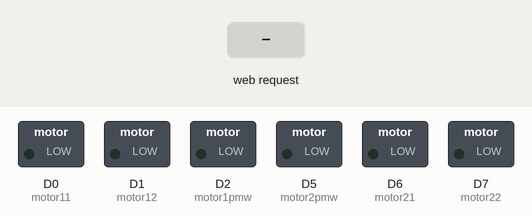
Simulated run of this sketch. Board: Arduino MKR. Parts: switched loads named in the sketch (green lamp = pin HIGH). The inputs (shaded band) are chosen by the test bench. What the sketch prints to the serial monitor is not drawn.

Above: at 11.2 s.
11.3 s: HTTP request GET /A received
At 12.0 s:
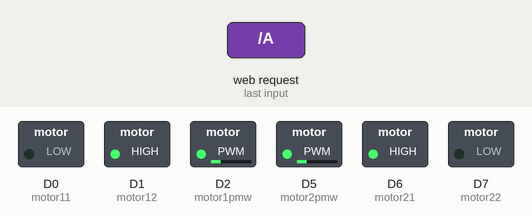
12.8 s: HTTP request GET /G received
At 14.4 s:
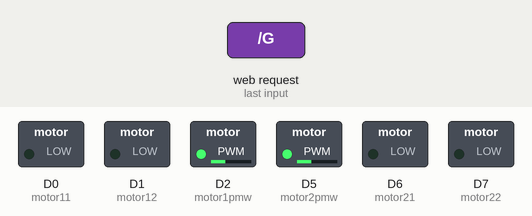
14.7 s: HTTP request GET /D received
At 14.94 s:
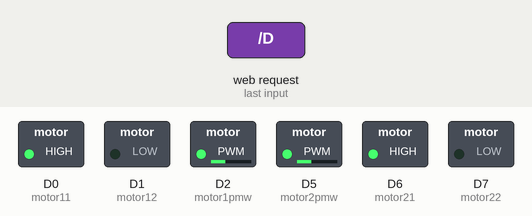
16.6 s: HTTP request GET /R received
At 17.3 s:
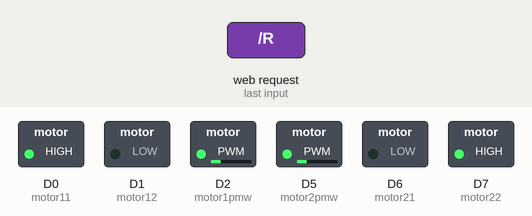
18.1 s: HTTP request GET /S received
At 18.4 s:
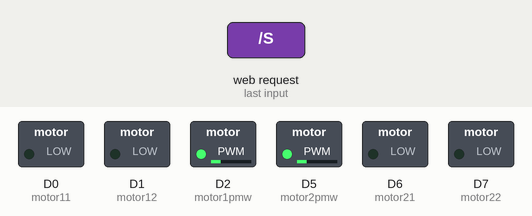
Timing chart, 0 to 20.6 s (numbered marks = the images above; inputs shaded):
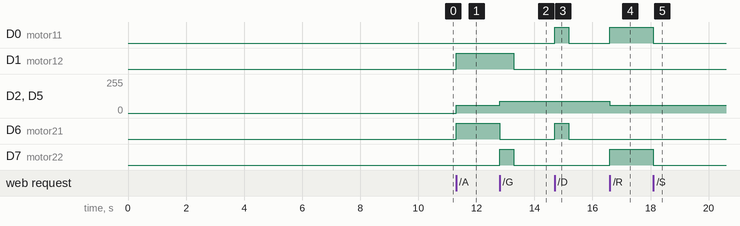

The sketch:

sketch_feb17a.ino
```cpp
#include <WiFiNINA.h>

int motor11 = 0;//droite
int motor12 = 1;
int motor1pmw = 2;

int motor21 = 6;//gauche
int motor22 = 7;
int motor2pmw = 5;

int trig = 9;
int echo = 8;
int vitess =60;

int autom =0;
int autom2;


char ssid[] = "Arduino";        // your network SSID (name)
char pass[] = "12345678";    // your network password (use for WPA, or use as key for WEP)
int keyIndex = 0;                // your network key Index number (needed only for WEP)

int led =  LED_BUILTIN;
int status = WL_IDLE_STATUS;
WiFiServer server(80);


void avancer() {
digitalWrite(motor11, LOW);
digitalWrite(motor12, HIGH);
analogWrite(motor1pmw, vitess);

digitalWrite(motor21, HIGH);
digitalWrite(motor22, LOW);
analogWrite(motor2pmw, vitess);
}

void reculer() {
digitalWrite(motor11, HIGH);
digitalWrite(motor12, LOW);
analogWrite(motor1pmw, vitess);

digitalWrite(motor21, LOW);
digitalWrite(motor22, HIGH);
analogWrite(motor2pmw, vitess);
}


void tourner_gauche() {
digitalWrite(motor11, LOW);
digitalWrite(motor12, HIGH);
analogWrite(motor1pmw, vitess+30);

digitalWrite(motor21, LOW);
digitalWrite(motor22, HIGH);
analogWrite(motor2pmw, vitess+30);
}

void stop(){
  digitalWrite(motor11, LOW);
  digitalWrite(motor12, LOW);
  digitalWrite(motor21, LOW);
  digitalWrite(motor22, LOW);
}

void tourner_droite() {
digitalWrite(motor11, HIGH);
digitalWrite(motor12, LOW);
analogWrite(motor1pmw, vitess+30);

digitalWrite(motor21, HIGH);
digitalWrite(motor22, LOW);
analogWrite(motor2pmw, vitess+30);
}


int calculer_distance() {
  digitalWrite(trig, LOW);
  delay(2);
  digitalWrite(trig, HIGH);
  delay(10);
  digitalWrite(trig, LOW);
  long temps = pulseIn(echo, HIGH);
  int cm = temps / 29 / 2;
  Serial.println(cm);
  return cm;
}


void setup() {
  //Initialize serial and wait for port to open:
  Serial.begin(9600);
  pinMode(motor11, OUTPUT);
  pinMode(motor12, OUTPUT);
  pinMode(motor1pmw, OUTPUT);


  pinMode(motor21, OUTPUT);
  pinMode(motor22, OUTPUT);
  pinMode(motor2pmw, OUTPUT);

  pinMode(trig, OUTPUT);
  pinMode(echo, INPUT);

  Serial.println("Access Point Web Server");

  pinMode(led, OUTPUT);      // set the LED pin mode

  // check for the WiFi module:
  if (WiFi.status() == WL_NO_MODULE) {
    Serial.println("Communication with WiFi module failed!");
    // don't continue
    while (true);
  }

  String fv = WiFi.firmwareVersion();
  if (fv < WIFI_FIRMWARE_LATEST_VERSION) {
    Serial.println("Please upgrade the firmware");
  }

  // print the network name (SSID);
  Serial.print("Creating access point named: ");
  Serial.println(ssid);

  // Create open network. Change this line if you want to create an WEP network:
  status = WiFi.beginAP(ssid, pass);
  if (status != WL_AP_LISTENING) {
    Serial.println("Creating access point failed");
    // don't continue
    while (true);
  }

  // wait 10 seconds for connection:
  delay(10000);

  // start the web server on port 80
  server.begin();

  // you're connected now, so print out the status
  printWiFiStatus();
}


void loop() {
  // compare the previous status to the current status
  if (status != WiFi.status()) {
    // it has changed update the variable
    status = WiFi.status();

    if (status == WL_AP_CONNECTED) {
      // a device has connected to the AP
      Serial.println("Device connected to AP");
    } else {
      // a device has disconnected from the AP, and we are back in listening mode
      Serial.println("Device disconnected from AP");
    }
  }

  WiFiClient client = server.available();   // listen for incoming clients

  if (client) {                             // if you get a client,
    Serial.println("new client");           // print a message out the serial port
    String currentLine = "";                // make a String to hold incoming data from the client
    while (client.connected()) {            // loop while the client's connected
      if (client.available()) {             // if there's bytes to read from the client,
        char c = client.read();             // read a byte, then
        Serial.write(c);                    // print it out the serial monitor
        if (c == '\n') {                    // if the byte is a newline character


          if (currentLine.length() == 0) {

            client.println("HTTP/1.1 200 OK");
            client.println("Content-type:text/html");
            client.println();


            client.print("<!DOCTYPE html><html><head><title>Controle aspirateur automatique </title></head><style>body{display: flex; justify-content: center; align-items: center; flex-direction: column; height: 100vh;}button{width: 230px; height: 95px; border-radius: 5px; color: white; background-color: rgb(97, 97, 209); padding: 6px; font-weight: 700; font-size: 30px; border: none; margin: 10px; cursor: pointer;}</style><body> <div><button onmousedown='auto()'>Controle automatique</button><button onmousedown='man()'>Controle manuelle</button></div><button onmousedown='avancer()'>Avancer</button> <div><button onmousedown='gauche()'>Gauche</button> <button onmousedown='stop()'>Stop</button> <button onmousedown='droite()'>Droite</button></div><button onmousedown='reculer()'>Reculer</button> <script>function avancer(){fetch('/A')}function gauche(){fetch('/G')}function droite(){fetch('/D')}function reculer(){fetch('/R')}function stop(){fetch('/S')}function auto(){fetch('/T')}function man(){fetch('/M')}</script></body></html>");


            client.println();

            break;
          }
          else {
            currentLine = "";
          }
        }
        else if (c != '\r') {
          currentLine += c;
        }


        if (currentLine.endsWith("GET /A")) {
          avancer();
        }
        if (currentLine.endsWith("GET /G")) {
          tourner_gauche() ;
          delay(490);
          stop();
        }
        if (currentLine.endsWith("GET /D")) {
          tourner_droite();
          delay(490);
          stop();
        }
        if (currentLine.endsWith("GET /R")) {
          reculer() ;
        }
        if (currentLine.endsWith("GET /S")) {
          stop();
        }


        if (currentLine.endsWith("GET /T")) {
          autom = 1;
        }
        if (currentLine.endsWith("GET /M")) {
          autom=0;
          stop();
        }


    }
  }
    // close the connection:
    client.stop();
    Serial.println("client disconnected");
  }

 if(autom==1){

          int distance = calculer_distance();
          if(distance <= 30) {
            stop();
            delay(500);
            tourner_gauche();
            delay(400);
          } else {
            avancer();
          }
 }
}

void printWiFiStatus() {
  // print the SSID of the network you're attached to:
  Serial.print("SSID: ");
  Serial.println(WiFi.SSID());

  // print your WiFi shield's IP address:
  IPAddress ip = WiFi.localIP();
  Serial.print("IP Address: ");
  Serial.println(ip);

  // print where to go in a browser:
  Serial.print("To see this page in action, open a browser to http://");
  Serial.println(ip);

}
```

Measured:
- after the input at 11.3 s, D1 (motor12), D6 (motor21): LOW → HIGH at once; D2 (motor1pmw), D5 (motor2pmw): 0/255 → 60/255 at once
- after the input at 12.8 s, D1 (motor12): HIGH → LOW after 0.49 s; D2 (motor1pmw), D5 (motor2pmw): 60/255 → 90/255 at once; D6 (motor21): HIGH → LOW at once; D7 (motor22): LOW → HIGH at once, → LOW 0.49 s later
- after the input at 14.7 s, D0 (motor11), D6 (motor21): LOW → HIGH at once, → LOW 0.49 s later
- after the input at 16.6 s, D0 (motor11), D7 (motor22): LOW → HIGH at once; D2 (motor1pmw), D5 (motor2pmw): 90/255 → 60/255 at once
- after the input at 18.1 s, D0 (motor11), D7 (motor22): HIGH → LOW at once
